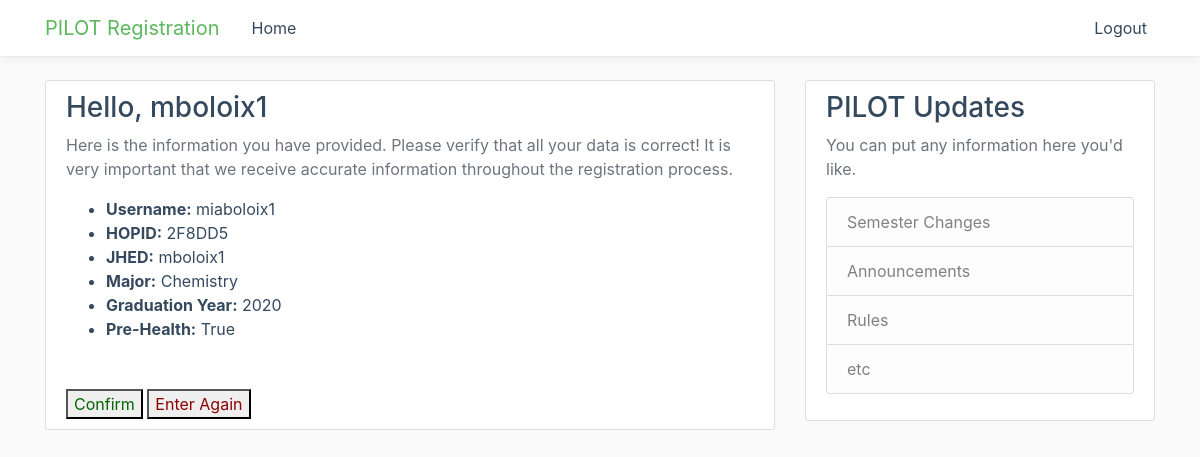
Page /16/results/ (signed in) on the committed database.
### one/models.py (models this page shows, shortened)
class StudentUser(models.Model):
	user = models.OneToOneField(User, on_delete=models.CASCADE)
	hopid = models.CharField(max_length=200)
	jhed = models.CharField(max_length=200)
	major = models.CharField(max_length=100)
	grad_year = models.CharField(max_length=4)
	pre_health = models.BooleanField(default=False)

### one/views.py (the view)
# urls.py: path('<int:pk>/results/', views.get_results, name='results'),
@login_required
def get_results(request, pk):
	student = StudentUser.objects.filter(id=pk).first()
	if request.method == 'POST':
			return redirect('one:detail', pk=student.id)
	else:
		context = {
			'title': 'Your Information | PILOT Registration',
			'student': student
		}
		return render(request, 'one/results.html/', context=context)

### one/templates/one/results.html
{% extends "one/base.html" %}
{% block content %}
<div class="content-section">
	<h3>Hello, {{ student.jhed }}</h3>
	<p class="text-muted">Here is the information you have provided. Please verify that all your data is correct! It is very important that we receive accurate information throughout the registration process.</p>
	<ul>
		<li><b>Username:</b> {{user.username}}</li>
		<li><b>HOPID:</b> {{student.hopid}}</li>
		<li><b>JHED:</b> {{student.jhed}}</li>
		<li><b>Major:</b> {{student.major}}</li>
		<li><b>Graduation Year:</b> {{student.grad_year}}</li>
		<li><b>Pre-Health:</b> {{student.pre_health}}</li>
	</ul><br><br>
		<button>
		<a style="text-decoration: none; color: darkgreen;" href="{% url 'one:detail' student.id %}">Confirm</a>
	</button>
		<button>
			<a style="text-decoration: none; color: darkred;" href="{% url 'one:data' %}">Enter Again</a>
		</button>
</div>
{% endblock content %}

### one/static/one/main.css (style rules this page uses)
body { background: #fafafa; color: #34495E; margin-top: 5rem; }
h1, h2, h3, h4, h5, h6 { color: #34495E; }
ul { margin: 0; }
.content-section { background: #ffffff; padding: 10px 20px; border: 1px solid #dddddd; border-radius: 3px; margin-bottom: 20px; }

### rows in the picture
StudentUser: jhed "mboloix1", hopid "2F8DD5", major "Chemistry", grad_year "2020", pre_health "True"

### other values in the picture
{{ user.username }} "miaboloix1"
